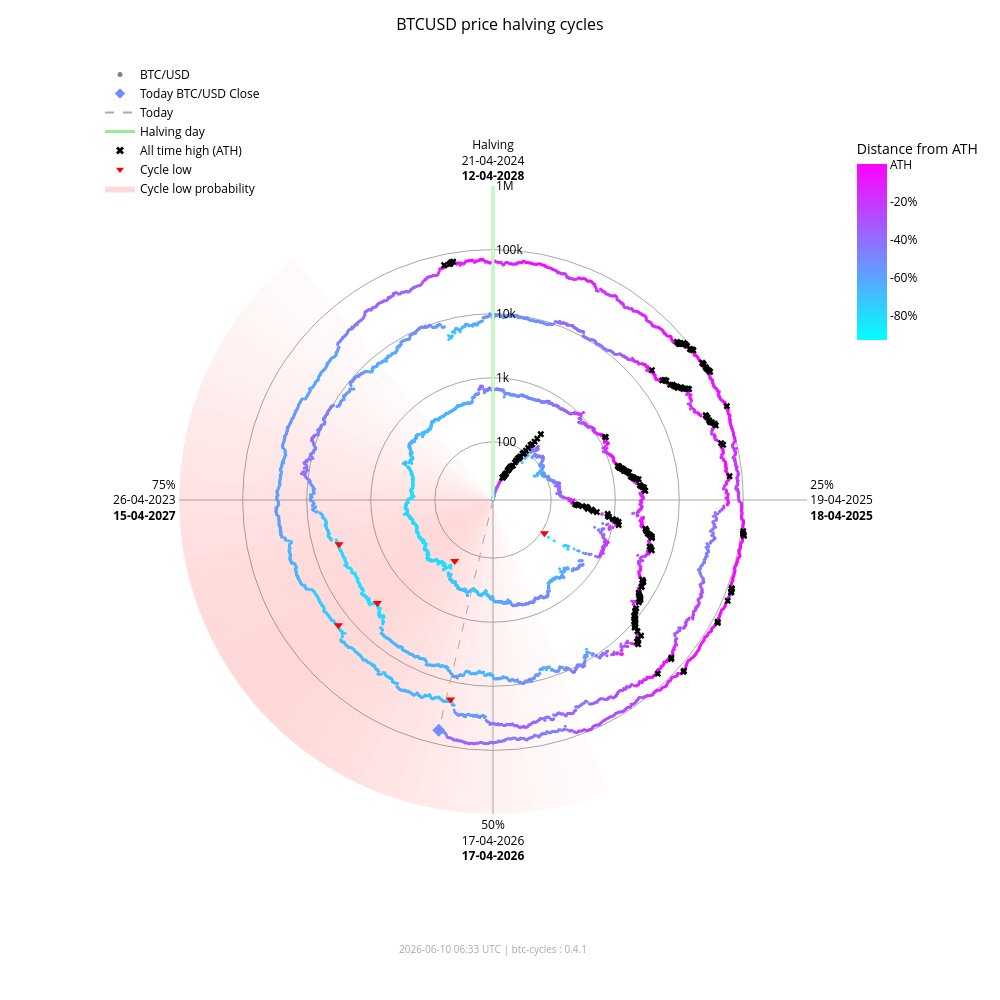

Notebook code for this chart:
### Markdown cell above
### Interactive chart (plotly)

### Code cell
fig_interactive = btc.plot(
    kind="interactive",
    from_date="2012-11-28",
)
# plotly config for interactivity
config = {"scrollZoom": True, "displayModeBar": True}
# display in notebook
fig_interactive.show(config=config)

### Figure 1 — Plotly figure (JSON) as saved in the notebook; plotly's stock layout.template omitted (floating-point values rounded to 4 significant figures; data arrays with more than 128 entries replaced by an {"elided": "..."} marker saying what was removed)
{"data": [{"fill": "toself", "fillcolor": "rgba(255,0,0,0.017168280509461755)", "hoverinfo": "skip", "line": {"width": 0}, "mode": "lines", "r": [12.35, 1000000, 1000000, 12.35, 12.35], "showlegend": false, "theta": [158.4, 158.4, 162.0, 162.0, 158.4], "type": "scatterpolar"}, {"fill": "toself", "fillcolor": "rgba(255,0,0,0.022114794501891175)", "hoverinfo": "skip", "line": {"width": 0}, "mode": "lines", "r": [12.35, 1000000, 1000000, 12.35, 12.35], "showlegend": false, "theta": [162.0, 162.0, 165.6, 165.6, 162.0], "type": "scatterpolar"}, {"fill": "toself", "fillcolor": "rgba(255,0,0,0.02790404259511669)", "hoverinfo": "skip", "line": {"width": 0}, "mode": "lines", "r": [12.35, 1000000, 1000000, 12.35, 12.35], "showlegend": false, "theta": [165.6, 165.6, 169.2, 169.2, 165.6], "type": "scatterpolar"}, {"fill": "toself", "fillcolor": "rgba(255,0,0,0.034518294852420334)", "hoverinfo": "skip", "line": {"width": 0}, "mode": "lines", "r": [12.35, 1000000, 1000000, 12.35, 12.35], "showlegend": false, "theta": [169.2, 169.2, 172.8, 172.8, 169.2], "type": "scatterpolar"}, {"fill": "toself", "fillcolor": "rgba(255,0,0,0.041901979682821514)", "hoverinfo": "skip", "line": {"width": 0}, "mode": "lines", "r": [12.35, 1000000, 1000000, 12.35, 12.35], "showlegend": false, "theta": [172.8, 172.8, 176.4, 176.4, 172.8], "type": "scatterpolar"}, {"fill": "toself", "fillcolor": "rgba(255,0,0,0.04996405861294358)", "hoverinfo": "skip", "line": {"width": 0}, "mode": "lines", "r": [12.35, 1000000, 1000000, 12.35, 12.35], "showlegend": false, "theta": [176.4, 176.4, 180.0, 180.0, 176.4], "type": "scatterpolar"}, {"fill": "toself", "fillcolor": "rgba(255,0,0,0.05858349692240514)", "hoverinfo": "skip", "line": {"width": 0}, "mode": "lines", "r": [12.35, 1000000, 1000000, 12.35, 12.35], "showlegend": false, "theta": [180.0, 180.0, 183.6, 183.6, 180.0], "type": "scatterpolar"}, {"fill": "toself", "fillcolor": "rgba(255,0,0,0.06761662035375064)", "hoverinfo": "skip", "line": {"width": 0}, "mode": "lines", "r": [12.35, 1000000, 1000000, 12.35, 12.35], "showlegend": false, "theta": [183.6, 183.6, 187.2, 187.2, 183.6], "type": "scatterpolar"}, {"fill": "toself", "fillcolor": "rgba(255,0,0,0.07690481219944661)", "hoverinfo": "skip", "line": {"width": 0}, "mode": "lines", "r": [12.35, 1000000, 1000000, 12.35, 12.35], "showlegend": false, "theta": [187.2, 187.2, 190.8, 190.8, 187.2], "type": "scatterpolar"}, {"fill": "toself", "fillcolor": "rgba(255,0,0,0.08628112000611096)", "hoverinfo": "skip", "line": {"width": 0}, "mode": "lines", "r": [12.35, 1000000, 1000000, 12.35, 12.35], "showlegend": false, "theta": [190.8, 190.8, 194.4, 194.4, 190.8], "type": "scatterpolar"}, {"fill": "toself", "fillcolor": "rgba(255,0,0,0.09557490841018089)", "hoverinfo": "skip", "line": {"width": 0}, "mode": "lines", "r": [12.35, 1000000, 1000000, 12.35, 12.35], "showlegend": false, "theta": [194.4, 194.4, 198.0, 198.0, 194.4], "type": "scatterpolar"}, {"fill": "toself", "fillcolor": "rgba(255,0,0,0.10461455782963762)", "hoverinfo": "skip", "line": {"width": 0}, "mode": "lines", "r": [12.35, 1000000, 1000000, 12.35, 12.35], "showlegend": false, "theta": [198.0, 198.0, 201.6, 201.6, 198.0], "type": "scatterpolar"}, {"fill": "toself", "fillcolor": "rgba(255,0,0,0.11322908719652829)", "hoverinfo": "skip", "line": {"width": 0}, "mode": "lines", "r": [12.35, 1000000, 1000000, 12.35, 12.35], "showlegend": false, "theta": [201.6, 201.6, 205.2, 205.2, 201.6], "type": "scatterpolar"}, {"fill": "toself", "fillcolor": "rgba(255,0,0,0.12125015337052986)", "hoverinfo": "skip", "line": {"width": 0}, "mode": "lines", "r": [12.35, 1000000, 1000000, 12.35, 12.35], "showlegend": false, "theta": [205.2, 205.2, 208.8, 208.8, 205.2], "type": "scatterpolar"}, {"fill": "toself", "fillcolor": "rgba(255,0,0,0.12851590515331976)", "hoverinfo": "skip", "line": {"width": 0}, "mode": "lines", "r": [12.35, 1000000, 1000000, 12.35, 12.35], "showlegend": false, "theta": [208.8, 208.8, 212.4, 212.4, 208.8], "type": "scatterpolar"}, {"fill": "toself", "fillcolor": "rgba(255,0,0,0.13487757461161184)", "hoverinfo": "skip", "line": {"width": 0}, "mode": "lines", "r": [12.35, 1000000, 1000000, 12.35, 12.35], "showlegend": false, "theta": [212.4, 212.4, 216.0, 216.0, 212.4], "type": "scatterpolar"}, {"fill": "toself", "fillcolor": "rgba(255,0,0,0.14020862181849592)", "hoverinfo": "skip", "line": {"width": 0}, "mode": "lines", "r": [12.35, 1000000, 1000000, 12.35, 12.35], "showlegend": false, "theta": [216.0, 216.0, 219.6, 219.6, 216.0], "type": "scatterpolar"}, {"fill": "toself", "fillcolor": "rgba(255,0,0,0.14441504950654527)", "hoverinfo": "skip", "line": {"width": 0}, "mode": "lines", "r": [12.35, 1000000, 1000000, 12.35, 12.35], "showlegend": false, "theta": [219.6, 219.6, 223.2, 223.2, 219.6], "type": "scatterpolar"}, {"fill": "toself", "fillcolor": "rgba(255,0,0,0.14744459351271713)", "hoverinfo": "skip", "line": {"width": 0}, "mode": "lines", "r": [12.35, 1000000, 1000000, 12.35, 12.35], "showlegend": false, "theta": [223.2, 223.2, 226.8, 226.8, 223.2], "type": "scatterpolar"}, {"fill": "toself", "fillcolor": "rgba(255,0,0,0.14929223192296423)", "hoverinfo": "skip", "line": {"width": 0}, "mode": "lines", "r": [12.35, 1000000, 1000000, 12.35, 12.35], "showlegend": false, "theta": [226.8, 226.8, 230.4, 230.4, 226.8], "type": "scatterpolar"}, {"fill": "toself", "fillcolor": "rgba(255,0,0,0.15)", "hoverinfo": "skip", "line": {"width": 0}, "mode": "lines", "r": [12.35, 1000000, 1000000, 12.35, 12.35], "showlegend": false, "theta": [230.4, 230.4, 234.0, 234.0, 230.4], "type": "scatterpolar"}, {"fill": "toself", "fillcolor": "rgba(255,0,0,0.14965033825231114)", "hoverinfo": "skip", "line": {"width": 0}, "mode": "lines", "r": [12.35, 1000000, 1000000, 12.35, 12.35], "showlegend": false, "theta": [234.0, 234.0, 237.6, 237.6, 234.0], "type": "scatterpolar"}, {"fill": "toself", "fillcolor": "rgba(255,0,0,0.14835378057909807)", "hoverinfo": "skip", "line": {"width": 0}, "mode": "lines", "r": [12.35, 1000000, 1000000, 12.35, 12.35], "showlegend": false, "theta": [237.6, 237.6, 241.2, 241.2, 237.6], "type": "scatterpolar"}, {"fill": "toself", "fillcolor": "rgba(255,0,0,0.14623322283554635)", "hoverinfo": "skip", "line": {"width": 0}, "mode": "lines", "r": [12.35, 1000000, 1000000, 12.35, 12.35], "showlegend": false, "theta": [241.2, 241.2, 244.8, 244.8, 241.2], "type": "scatterpolar"}, {"fill": "toself", "fillcolor": "rgba(255,0,0,0.1434078538226231)", "hoverinfo": "skip", "line": {"width": 0}, "mode": "lines", "r": [12.35, 1000000, 1000000, 12.35, 12.35], "showlegend": false, "theta": [244.8, 244.8, 248.4, 248.4, 244.8], "type": "scatterpolar"}, {"fill": "toself", "fillcolor": "rgba(255,0,0,0.13997983179373427)", "hoverinfo": "skip", "line": {"width": 0}, "mode": "lines", "r": [12.35, 1000000, 1000000, 12.35, 12.35], "showlegend": false, "theta": [248.4, 248.4, 252.0, 252.0, 248.4], "type": "scatterpolar"}, {"fill": "toself", "fillcolor": "rgba(255,0,0,0.13602598258454268)", "hoverinfo": "skip", "line": {"width": 0}, "mode": "lines", "r": [12.35, 1000000, 1000000, 12.35, 12.35], "showlegend": false, "theta": [252.0, 252.0, 255.6, 255.6, 252.0], "type": "scatterpolar"}, {"fill": "toself", "fillcolor": "rgba(255,0,0,0.13159547355344953)", "hoverinfo": "skip", "line": {"width": 0}, "mode": "lines", "r": [12.35, 1000000, 1000000, 12.35, 12.35], "showlegend": false, "theta": [255.6, 255.6, 259.2, 259.2, 255.6], "type": "scatterpolar"}, {"fill": "toself", "fillcolor": "rgba(255,0,0,0.12671301775492697)", "hoverinfo": "skip", "line": {"width": 0}, "mode": "lines", "r": [12.35, 1000000, 1000000, 12.35, 12.35], "showlegend": false, "theta": [259.2, 259.2, 262.8, 262.8, 259.2], "type": "scatterpolar"}, {"fill": "toself", "fillcolor": "rgba(255,0,0,0.12138610149219965)", "hoverinfo": "skip", "line": {"width": 0}, "mode": "lines", "r": [12.35, 1000000, 1000000, 12.35, 12.35], "showlegend": false, "theta": [262.8, 262.8, 266.4, 266.4, 262.8], "type": "scatterpolar"}, {"fill": "toself", "fillcolor": "rgba(255,0,0,0.1156142551644921)", "hoverinfo": "skip", "line": {"width": 0}, "mode": "lines", "r": [12.35, 1000000, 1000000, 12.35, 12.35], "showlegend": false, "theta": [266.4, 266.4, 270.0, 270.0, 266.4], "type": "scatterpolar"}, {"fill": "toself", "fillcolor": "rgba(255,0,0,0.10939851441251548)", "hoverinfo": "skip", "line": {"width": 0}, "mode": "lines", "r": [12.35, 1000000, 1000000, 12.35, 12.35], "showlegend": false, "theta": [270.0, 270.0, 273.6, 273.6, 270.0], "type": "scatterpolar"}, {"fill": "toself", "fillcolor": "rgba(255,0,0,0.10274974912946185)", "hoverinfo": "skip", "line": {"width": 0}, "mode": "lines", "r": [12.35, 1000000, 1000000, 12.35, 12.35], "showlegend": false, "theta": [273.6, 273.6, 277.2, 277.2, 273.6], "type": "scatterpolar"}, {"fill": "toself", "fillcolor": "rgba(255,0,0,0.09569517349791425)", "hoverinfo": "skip", "line": {"width": 0}, "mode": "lines", "r": [12.35, 1000000, 1000000, 12.35, 12.35], "showlegend": false, "theta": [277.2, 277.2, 280.8, 280.8, 277.2], "type": "scatterpolar"}, {"fill": "toself", "fillcolor": "rgba(255,0,0,0.08828282625646727)", "hoverinfo": "skip", "line": {"width": 0}, "mode": "lines", "r": [12.35, 1000000, 1000000, 12.35, 12.35], "showlegend": false, "theta": [280.8, 280.8, 284.4, 284.4, 280.8], "type": "scatterpolar"}, {"fill": "toself", "fillcolor": "rgba(255,0,0,0.08058400018765345)", "hoverinfo": "skip", "line": {"width": 0}, "mode": "lines", "r": [12.35, 1000000, 1000000, 12.35, 12.35], "showlegend": false, "theta": [284.4, 284.4, 288.0, 288.0, 284.4], "type": "scatterpolar"}, {"fill": "toself", "fillcolor": "rgba(255,0,0,0.07269354608292704)", "hoverinfo": "skip", "line": {"width": 0}, "mode": "lines", "r": [12.35, 1000000, 1000000, 12.35, 12.35], "showlegend": false, "theta": [288.0, 288.0, 291.6, 291.6, 288.0], "type": "scatterpolar"}, {"fill": "toself", "fillcolor": "rgba(255,0,0,0.06472784449068783)", "hoverinfo": "skip", "line": {"width": 0}, "mode": "lines", "r": [12.35, 1000000, 1000000, 12.35, 12.35], "showlegend": false, "theta": [291.6, 291.6, 295.2, 295.2, 291.6], "type": "scatterpolar"}, {"fill": "toself", "fillcolor": "rgba(255,0,0,0.05682021976743955)", "hoverinfo": "skip", "line": {"width": 0}, "mode": "lines", "r": [12.35, 1000000, 1000000, 12.35, 12.35], "showlegend": false, "theta": [295.2, 295.2, 298.8, 298.8, 295.2], "type": "scatterpolar"}, {"fill": "toself", "fillcolor": "rgba(255,0,0,0.04911378436707333)", "hoverinfo": "skip", "line": {"width": 0}, "mode": "lines", "r": [12.35, 1000000, 1000000, 12.35, 12.35], "showlegend": false, "theta": [298.8, 298.8, 302.4, 302.4, 298.8], "type": "scatterpolar"}, {"fill": "toself", "fillcolor": "rgba(255,0,0,0.04175213714896469)", "hoverinfo": "skip", "line": {"width": 0}, "mode": "lines", "r": [12.35, 1000000, 1000000, 12.35, 12.35], "showlegend": false, "theta": [302.4, 302.4, 306.0, 306.0, 302.4], "type": "scatterpolar"}, {"fill": "toself", "fillcolor": "rgba(255,0,0,0.034868865657538876)", "hoverinfo": "skip", "line": {"width": 0}, "mode": "lines", "r": [12.35, 1000000, 1000000, 12.35, 12.35], "showlegend": false, "theta": [306.0, 306.0, 309.6, 309.6, 306.0], "type": "scatterpolar"}, {"fill": "toself", "fillcolor": "rgba(255,0,0,0.02857722515334582)", "hoverinfo": "skip", "line": {"width": 0}, "mode": "lines", "r": [12.35, 1000000, 1000000, 12.35, 12.35], "showlegend": false, "theta": [309.6, 309.6, 313.2, 313.2, 309.6], "type": "scatterpolar"}, {"fill": "toself", "fillcolor": "rgba(255,0,0,0.022961515313555197)", "hoverinfo": "skip", "line": {"width": 0}, "mode": "lines", "r": [12.35, 1000000, 1000000, 12.35, 12.35], "showlegend": false, "theta": [313.2, 313.2, 316.8, 316.8, 313.2], "type": "scatterpolar"}, {"fill": "toself", "fillcolor": "rgba(255,0,0,0.01807146942917362)", "hoverinfo": "skip", "line": {"width": 0}, "mode": "lines", "r": [12.35, 1000000, 1000000, 12.35, 12.35], "showlegend": false, "theta": [316.8, 316.8, 320.4, 320.4, 316.8], "type": "scatterpolar"}, {"hoverinfo": "text", "marker": {"color": {"elided": "4943 str values"}, "size": 3}, "mode": "markers", "r": {"elided": "4943 float values"}, "showlegend": false, "text": {"elided": "4943 str values"}, "theta": {"elided": "4943 float values"}, "type": "scatterpolar"}, {"hoverinfo": "skip", "line": {"color": "lightgreen", "width": 3}, "mode": "lines", "r": [12.35, 1000000], "showlegend": false, "theta": [0, 0], "type": "scatterpolar"}, {"hoverinfo": "skip", "line": {"color": "darkgrey", "dash": "dash", "width": 1}, "mode": "lines", "r": [12.35, 61160.0], "showlegend": false, "theta": [193.3, 193.3], "type": "scatterpolar"}, {"hoverinfo": "text", "marker": {"color": "#738cff", "size": 10, "symbol": "diamond"}, "mode": "markers", "r": [61160.0], "showlegend": false, "text": ["Today<br>Date: 2026-06-10<br>Price: $61,158.14"], "theta": [193.3], "type": "scatterpolar"}, {"hoverinfo": "text", "marker": {"color": "black", "size": 6, "symbol": "x"}, "mode": "markers", "r": {"elided": "195 float values"}, "showlegend": false, "text": {"elided": "195 str values"}, "theta": {"elided": "195 float values"}, "type": "scatterpolar"}, {"hoverinfo": "text", "marker": {"color": "red", "size": 8, "symbol": "triangle-down"}, "mode": "markers", "r": [111.6, 164.9, 3233.0, 3925.0, 18950.0, 15760.0], "showlegend": false, "text": ["Cycle Low<br>Date: 2014-02-21<br>Price: $111.56<br>ATH distance: -91.0%", "Cycle Low<br>Date: 2015-01-14<br>Price: $164.92<br>ATH distance: -86.7%", "Cycle Low<br>Date: 2018-12-15<br>Price: $3,232.51<br>ATH distance: -83.3%", "Cycle Low<br>Date: 2019-03-25<br>Price: $3,924.55<br>ATH distance: -79.7%", "Cycle Low<br>Date: 2022-06-18<br>Price: $18,954.25<br>ATH distance: -71.9%", "Cycle Low<br>Date: 2022-11-21<br>Price: $15,760.19<br>ATH distance: -76.7%"], "theta": [122.8, 212.1, 228.3, 254.0, 192.0, 231.0], "type": "scatterpolar"}, {"marker": {"color": "grey", "size": 5}, "mode": "markers", "name": "BTC/USD", "r": [null], "theta": [null], "type": "scatterpolar"}, {"marker": {"color": "#738cff", "size": 8, "symbol": "diamond"}, "mode": "markers", "name": "Today BTC/USD Close", "r": [null], "theta": [null], "type": "scatterpolar"}, {"line": {"color": "darkgrey", "dash": "dash"}, "mode": "lines", "name": "Today", "r": [null], "theta": [null], "type": "scatterpolar"}, {"line": {"color": "lightgreen", "width": 3}, "mode": "lines", "name": "Halving day", "r": [null], "theta": [null], "type": "scatterpolar"}, {"marker": {"color": "black", "size": 7, "symbol": "x"}, "mode": "markers", "name": "All time high (ATH)", "r": [null], "theta": [null], "type": "scatterpolar"}, {"marker": {"color": "red", "size": 7, "symbol": "triangle-down"}, "mode": "markers", "name": "Cycle low", "r": [null], "theta": [null], "type": "scatterpolar"}, {"fill": "toself", "fillcolor": "rgba(255,0,0,0.15)", "line": {"width": 0}, "mode": "lines", "name": "Cycle low probability", "r": [null], "theta": [null], "type": "scatterpolar"}, {"hoverinfo": "skip", "marker": {"cmax": 0, "cmin": -0.9307, "color": [0], "colorbar": {"len": 0.25, "ticktext": ["ATH", "-20%", "-40%", "-60%", "-80%", "-100%"], "tickvals": [0, -0.2, -0.4, -0.6, -0.8, -1.0], "title": {"text": "Distance from ATH"}, "x": 0.95, "y": 0.92, "yanchor": "top"}, "colorscale": {"elided": "256x2 mixed values"}, "showscale": true, "size": 0}, "mode": "markers", "r": [null], "showlegend": false, "theta": [null], "type": "scatterpolar"}], "layout": {"annotations": [{"font": {"color": "darkgrey", "size": 10}, "showarrow": false, "text": "2026-06-10 06:33 UTC | btc-cycles : 0.4.1", "x": 0.5, "xref": "paper", "y": -0.02, "yref": "paper"}], "font": {"color": "black"}, "height": 1000, "legend": {"bgcolor": "rgba(0,0,0,0)", "font": {"color": "black"}, "x": 0.0, "y": 1.0}, "margin": {"b": 60, "l": 100, "r": 80, "t": 60}, "paper_bgcolor": "white", "plot_bgcolor": "white", "polar": {"angularaxis": {"color": "black", "direction": "clockwise", "gridcolor": "darkgrey", "rotation": 90, "ticktext": ["Halving<br>21-04-2024<br><b>12-04-2028</b>", "25%<br>19-04-2025<br><b>18-04-2025</b>", "50%<br>17-04-2026<br><b>17-04-2026</b>", "75%<br>26-04-2023<br><b>15-04-2027</b>"], "tickvals": [0, 90, 180, 270]}, "bgcolor": "white", "domain": {"x": [0.1, 0.9], "y": [0.05, 0.95]}, "radialaxis": {"angle": 90, "color": "black", "gridcolor": "darkgrey", "range": [1.092, 6.0], "tickangle": 90, "ticktext": ["100", "1k", "10k", "100k", "1M"], "tickvals": [100, 1000, 10000, 100000, 1000000], "type": "log"}}, "title": {"font": {"color": "black", "size": 16}, "text": "BTCUSD price halving cycles", "x": 0.5}, "width": 1000}}
